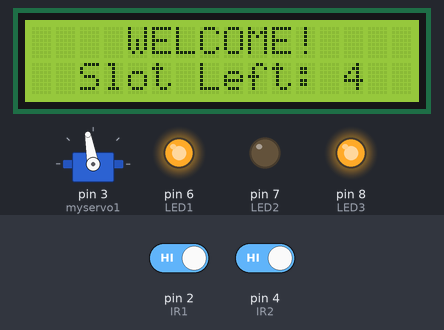
Bench run of a sketch on a simulated Arduino Uno, built with avr-gcc and run on an emulated ATmega328P. Shown: 16×2 character LCD, servo, output pins drawn as LEDs (lit = HIGH). The test bench sets the inputs (shaded band); at power-on: pin 2 (IR1) HIGH, pin 4 (IR2) HIGH.

Above: at 3.2 s.
3.3 s: pin 2 (IR1) driven LOW
At 4.2 s:
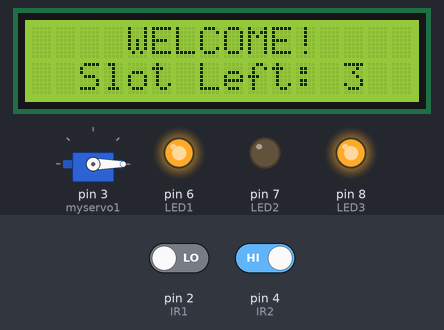
5.2 s: pin 4 (IR2) driven LOW
At 6.7 s:
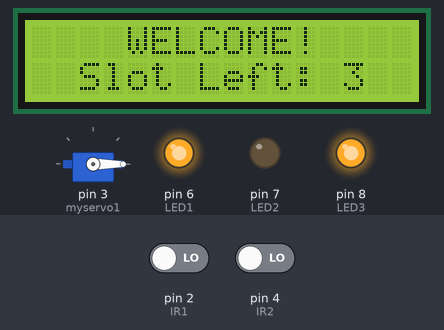
8.3 s: pin 2 (IR1) driven HIGH
At 9.2 s:
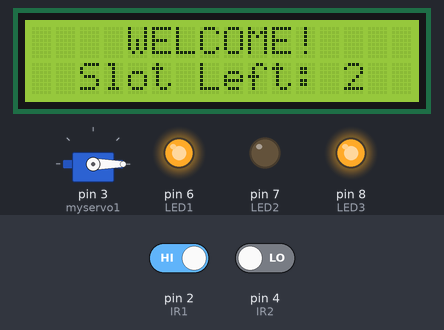
9.8 s: pin 2 (IR1) driven LOW
At 14.4 s:
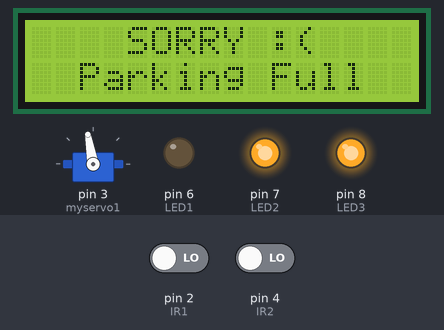
16.0 s: pin 4 (IR2) driven HIGH
At 16.4 s:
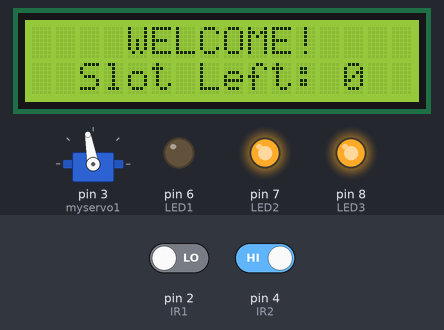
18.0 s: pin 4 (IR2) driven LOW
At 20.0 s:
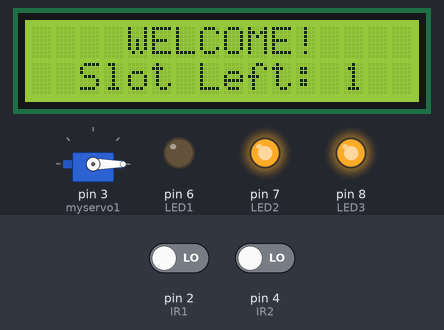
Timing chart, 0 to 22.1 s (numbered marks = the images above; inputs shaded):
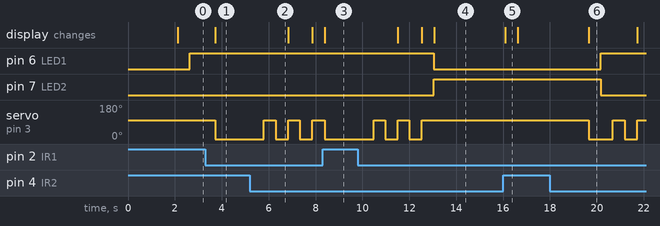

The sketch:

Code.ino
```cpp
#include <Wire.h>
#include <LiquidCrystal_I2C.h>
LiquidCrystal_I2C lcd(0x3F,16,2);  //Change the HEX address

#include <Servo.h>

Servo myservo1;

int IR1 = 2;
int IR2 = 4;

int Slot = 4;           //Enter Total number of parking Slots

int flag1 = 0;
int flag2 = 0;

int LED1 = 6; //green
int LED2 = 7; //red
int LED3 = 8; //white

void setup() {
  lcd.begin();
  lcd.backlight();
pinMode(IR1, INPUT);
pinMode(IR2, INPUT);

myservo1.attach(3);
myservo1.write(100);

lcd.setCursor (0,0);
lcd.print("      SMART   ");
lcd.setCursor (0,1);
lcd.print(" PARKING SYSTEM ");
delay (2000);
lcd.clear();
pinMode(LED1,OUTPUT);
pinMode(LED2,OUTPUT);
pinMode(LED3,OUTPUT);
digitalWrite(LED3,HIGH);
}

void loop(){

if(digitalRead (IR1) == LOW && flag1==0){
if(Slot>0){flag1=1;
if(flag2==0){myservo1.write(0); Slot = Slot-1;}
}else{
digitalWrite(LED1,LOW);
digitalWrite(LED2,HIGH);
lcd.setCursor (0,0);
lcd.print("    SORRY :(    ");
lcd.setCursor (0,1);
lcd.print("  Parking Full  ");
delay (3000);
lcd.clear();
}
}

if(digitalRead (IR2) == LOW && flag2==0){flag2=1;
if(flag1==0){myservo1.write(0); Slot = Slot+1;}
}

if(flag1==1 && flag2==1){
delay (500);
myservo1.write(100);
flag1=0, flag2=0;
}

lcd.setCursor (0,0);
lcd.print("    WELCOME!    ");
lcd.setCursor (0,1);
lcd.print("  Slot Left: ");
lcd.print(Slot);
delay(500);
digitalWrite(LED2,LOW);

digitalWrite(LED1,HIGH);

}
```

Measured:
- after the input at 3.3 s, servo on pin 3 (myservo1): 100° → 0° after 0.41 s; the display: changes after 0.41 s (image 1)
- after the input at 5.2 s, servo on pin 3 (myservo1): alternates 100° for 0.50 s and 0° for 0.53 s, starting after 0.60 s
- after the input at 8.3 s, pin 6 (LED1): stays HIGH (without the input it goes to LOW after 1.1 s); pin 7 (LED2): stays LOW (without the input it goes to HIGH after 1.1 s); servo on pin 3 (myservo1): goes on until 8.4 s, then stays 0°
- after the input at 9.8 s, pin 6 (LED1): HIGH → LOW after 3.2 s; pin 7 (LED2): LOW → HIGH after 3.2 s; servo on pin 3 (myservo1): alternates 100° for 0.50 s and 0° for 0.53 s, 5 changes in all, then stays 100°, starting after 0.68 s; the display: first changes after 1.7 s (image 4 shows a later state)
- after the input at 16.0 s, pin 6 (LED1): stays LOW (without the input it goes to HIGH after 0.60 s); pin 7 (LED2): stays HIGH (without the input it goes to LOW after 0.60 s); servo on pin 3 (myservo1): stays 100° (without the input it goes to 0° after 0.10 s); the display: changes after 0.10 s (image 5)
- after the input at 18.0 s, pin 6 (LED1): LOW → HIGH after 2.2 s; pin 7 (LED2): HIGH → LOW after 2.2 s; servo on pin 3 (myservo1): 100° → 0° after 1.7 s, → 100° 1.0 s later, → 0° 0.50 s later, → 100° 0.53 s later; the display: changes after 1.7 s (image 6)
- what the display in image 5 shows lasts 0.5 s, from 16.1 s to 16.6 s
